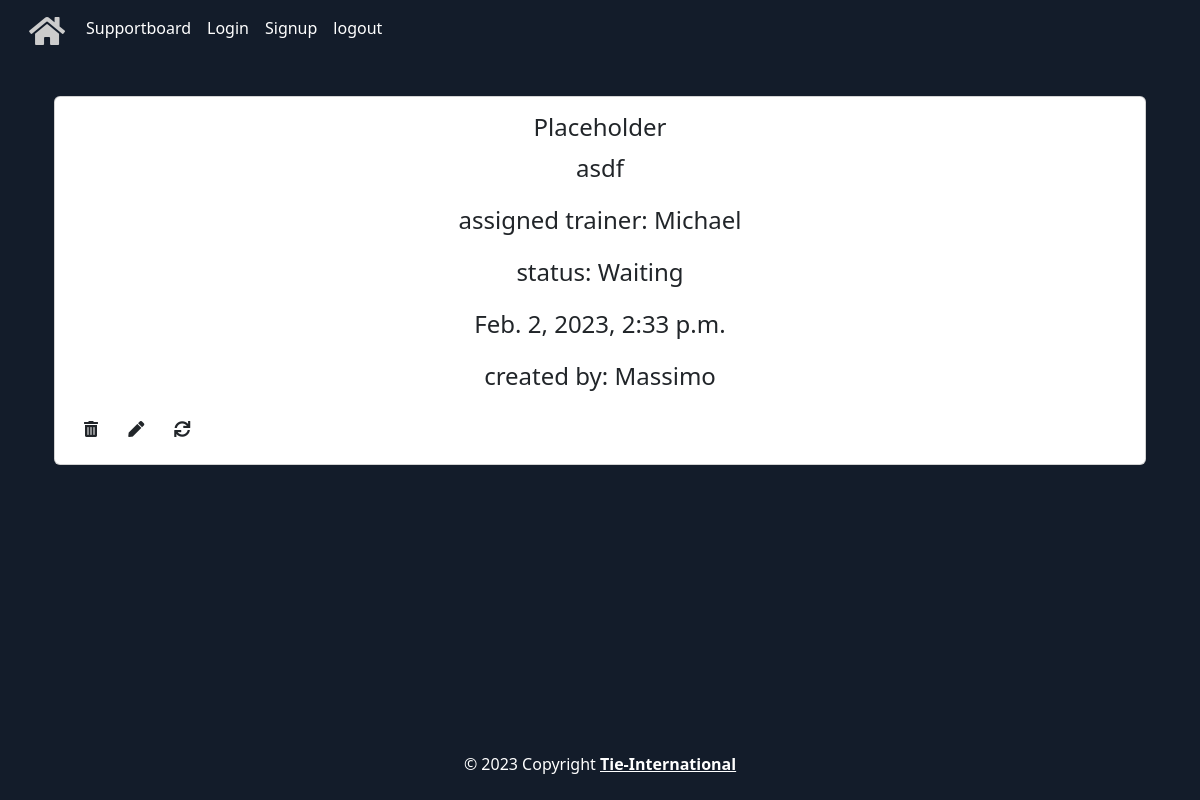
/supportboard/support_requests/66/, run on the app's committed database.
### supportboard/models.py (models this page shows, shortened)
class SupportRequest(models.Model):
    IMPORTANCE_CHOICES = [
        ('Easy', 'Easy'),
        ('Medium', 'Medium'),
        ('Difficult', 'Difficult'),
    ]
    STATUS_CHOICES = [
        ('Active', 'Active'),
        ('Waiting', 'Waiting'),
        ('Done', 'Done'),
    ]
    title = models.CharField(max_length=254)
    description = models.TextField(max_length=300)
    creation_date = models.DateTimeField(auto_now_add=True)
    creator = models.ForeignKey(User, on_delete=models.CASCADE)
    assigned_trainer = models.ForeignKey(User, on_delete=models.CASCADE, related_name='assigned_trainer', null=True)
    status = models.CharField(max_length=254, choices=STATUS_CHOICES, default='Open')
    importance = models.CharField(max_length=254, choices=IMPORTANCE_CHOICES, default='Easy')

### supportboard/views.py (the view)
# urls.py: path('support_requests/<int:pk>/', views.support_request_detail, name='detail'),
def support_request_detail(request, pk):
    support_request = SupportRequest.objects.get(pk=pk)
    return render(request, 'supportboard/support_request_detail.html', {'support_request': support_request})

### templates/supportboard/support_request_detail.html (shortened to what this page needs)
{% extends 'base.html' %}
{% block content %}
    <div class="container ">
        <div class="row">
            <div class="col">
                <div class="card">
                     <div class="card-body">
                          <h5 class="card-title "
                            style="text-align: center; font-size: x-large">{{ support_request.title }}</h5>
                         <p style="text-align: center; font-size: x-large">{{ support_request.description }}</p>
                        <p class="card-text"
                           style="text-align: center; font-size: x-large">assigned trainer: {{ support_request.assigned_trainer }}</p>
                        <p class="card-text"
                            style="text-align: center; font-size: x-large">status: {{ support_request.status }}</p>
                         <p class="card-text"
                           style="text-align: center; font-size: x-large">{{ support_request.creation_date }}</p>
                        <p class="card-text"
                           style="text-align: center; font-size: x-large">created by: {{ support_request.creator }}</p>
                          <a  href="{% url 'delete' support_request.id %}" class="btn mr-1 card-text "
                           style="align-items: center"><i
                                class="fas fa-trash-alt "></i></a>
                        <a href="{% url 'update' support_request.id %}" class="btn card-text"
                           style="align-items: center"><i
                                class="fas fa-pen "></i></a>
                        <a href="{% url 'list' %}" class="btn float-right text-right card-text"
                           style="align-items: center"><i
                                class="fas fa-sync "></i></a>
                     </div>
                </div>
            </div>
        </div>
    </div>
{% endblock %}

### data on the page
SupportRequest: title "Placeholder", description "asdf", assigned_trainer "Michael", status "Waiting", creation_date "Feb. 2, 2023, 2:33 p.m.", creator "Massimo"
